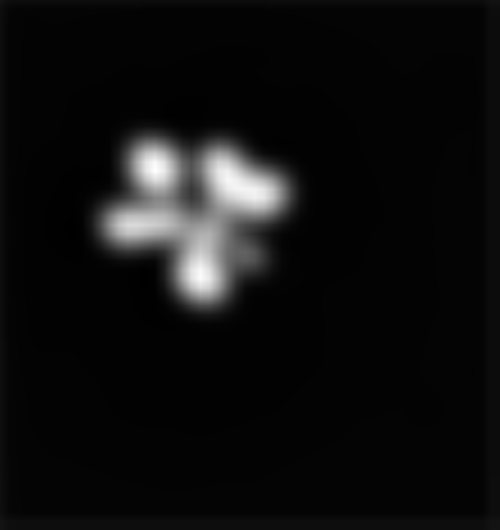
#> input picture A1_predict/output_001.png, 500 x 530 px, found by its file name
$ python crf_test_official.py
#> lines starting #> are read from the running program, lines starting #| are printed output that depends on the picture
import sys
import numpy as np
import pydensecrf.densecrf as dcrf
import matplotlib.pyplot as plt

# Get im{read,write} from somewhere.
try:
    from cv2 import imread, imwrite
except ImportError:
    # Note that, sadly, skimage unconditionally import scipy and matplotlib,
    # so you'll need them if you don't have OpenCV. But you probably have them.
    from skimage.io import imread, imsave

    imwrite = imsave
    # TODO: Use scipy instead.

from pydensecrf.utils import unary_from_labels, create_pairwise_bilateral, create_pairwise_gaussian

fn_im = "/data1/LJH/cvpppnet/A1/plant002_rgb.png"
fn_anno = "/data1/LJH/cvpppnet/A1_predict/output_001.png"
fn_output = "/data1/LJH/cvpppnet/crf_test/output.png"

##################################
### Read images and annotation ###
##################################
img = imread(fn_im)

# Convert the annotation's RGB color to a single 32-bit integer color 0xBBGGRR
anno_rgb = imread(fn_anno).astype(np.uint32)
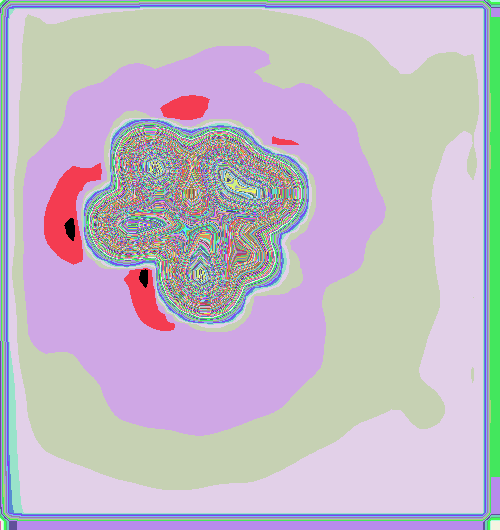
#> anno_rgb: shape (530, 500, 3) uint32; 256 distinct labels, from 0 to 255; one colour per label, 0 black
anno_lbl = anno_rgb[:, :, 0] + (anno_rgb[:, :, 1] << 8) + (anno_rgb[:, :, 2] << 16)

# Convert the 32bit integer color to 1, 2, ... labels.
# Note that all-black, i.e. the value 0 for background will stay 0.
colors, labels = np.unique(anno_lbl, return_inverse=True)
#> colors = 256 values from 0 to 16777215

# But remove the all-0 black, that won't exist in the MAP!
HAS_UNK = 0 in colors
#> HAS_UNK = True
if HAS_UNK:
    print(
        "Found a full-black pixel in annotation image, assuming it means 'unknown' label, and will thus not be present in the output!")
    print(
        "If 0 is an actual label for you, consider writing your own code, or simply giving your labels only non-zero values.")
    colors = colors[1:]
#> colors = 255 values from 65793 to 16777215
# else:
#    print("No single full-black pixel found in annotation image. Assuming there's no 'unknown' label!")

# And create a mapping back from the labels to 32bit integer colors.
colorize = np.empty((len(colors), 3), np.uint8)
#> colorize = 255 rows, first 8: [230, 84, 193], [66, 121, 85], [0, 0, 0], [0, 0, 0], [0, 0, 0], [0, 19, 0], [0, 0, 0], [0, 0, 0]
colorize[:, 0] = (colors & 0x0000FF)
colorize[:, 1] = (colors & 0x00FF00) >> 8
colorize[:, 2] = (colors & 0xFF0000) >> 16

# Compute the number of classes in the label image.
# We subtract one because the number shouldn't include the value 0 which stands
# for "unknown" or "unsure".
n_labels = len(set(labels.flat)) - int(HAS_UNK)
#> n_labels = 255
print(n_labels, " labels", (" plus \"unknown\" 0: " if HAS_UNK else ""), set(labels.flat))
#> (printed output is left out)

###########################
### Setup the CRF model ###
###########################
use_2d = False
# use_2d = True
if use_2d:
    print("Using 2D specialized functions")

    # Example using the DenseCRF2D code
    d = dcrf.DenseCRF2D(img.shape[1], img.shape[0], n_labels)

    # get unary potentials (neg log probability)
    U = unary_from_labels(labels, n_labels, gt_prob=0.7, zero_unsure=HAS_UNK)
    d.setUnaryEnergy(U)

    # This adds the color-independent term, features are the locations only.
    d.addPairwiseGaussian(sxy=(3, 3), compat=3, kernel=dcrf.DIAG_KERNEL,
                          normalization=dcrf.NORMALIZE_SYMMETRIC)

    # This adds the color-dependent term, i.e. features are (x,y,r,g,b).
    d.addPairwiseBilateral(sxy=(80, 80), srgb=(13, 13, 13), rgbim=img,
                           compat=10,
                           kernel=dcrf.DIAG_KERNEL,
                           normalization=dcrf.NORMALIZE_SYMMETRIC)
else:
    print("Using generic 2D functions")

    # Example using the DenseCRF class and the util functions
#> (the run stopped early here; a loop or call above may not have finished)

$ run again, with A1_predict/output_000.png copied over A1_predict/output_001.png
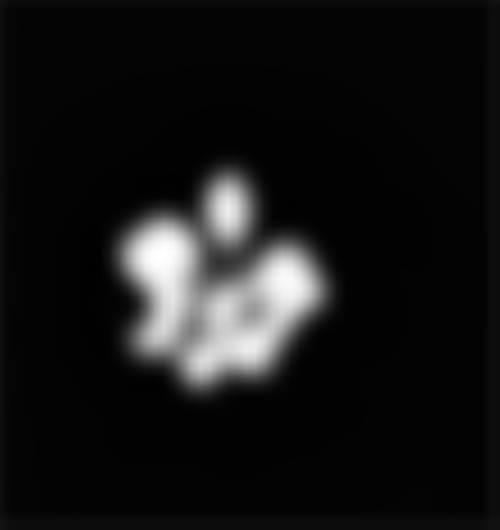
#> input picture A1_predict/output_000.png, 500 x 530 px, found by its file name
#> `anno_rgb = imread(fn_anno).astype(np.uint32)`:
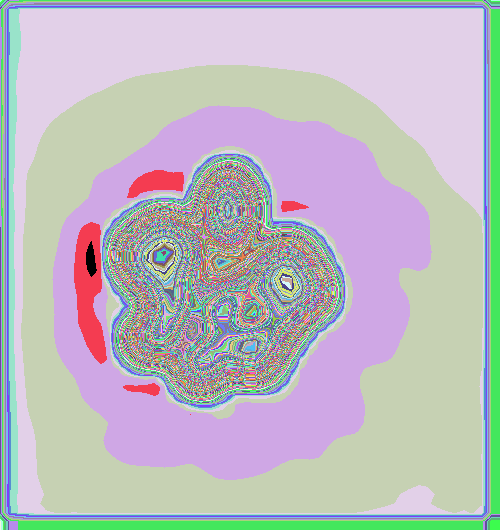
#> anno_rgb: shape (530, 500, 3) uint32; 256 distinct labels, from 0 to 255; one colour per label, 0 black
#> `colors, labels = np.unique(anno_lbl, return_inverse=True)`: colors = 256 values from 0 to 16777215
#> HAS_UNK = True
#> `colors = colors[1:]`: colors = 255 values from 65793 to 16777215
#> colorize = 255 rows, first 8: [193, 77, 193], [66, 121, 85], [0, 0, 0], [0, 0, 0], [0, 0, 0], [0, 19, 0], [0, 0, 0], [0, 0, 0]
#> n_labels = 255
#> (printed output is left out)

$ run again, with A1_predict/output_003.png copied over A1_predict/output_001.png
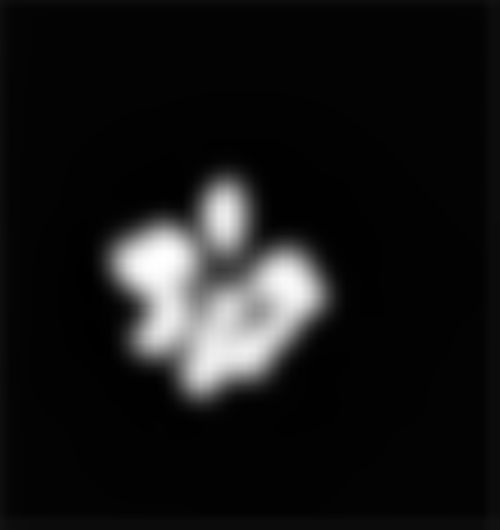
#> input picture A1_predict/output_003.png, 500 x 530 px, found by its file name
#> `anno_rgb = imread(fn_anno).astype(np.uint32)`:
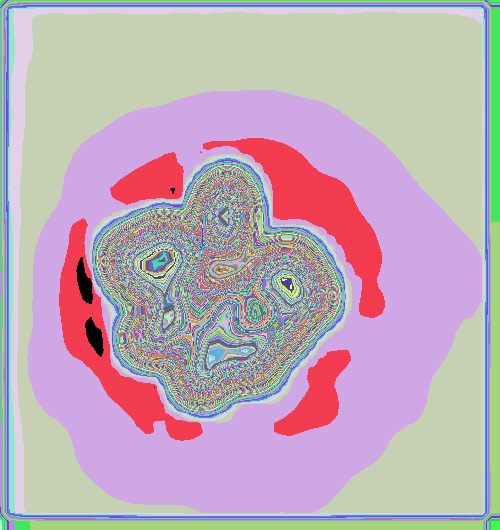
#> anno_rgb: shape (530, 500, 3) uint32; 256 distinct labels, from 0 to 255; one colour per label, 0 black
#> `colors, labels = np.unique(anno_lbl, return_inverse=True)`: colors = 256 values from 0 to 16777215
#> HAS_UNK = True
#> `colors = colors[1:]`: colors = 255 values from 65793 to 16777215
#> colorize = 255 rows, first 8: [193, 77, 193], [66, 121, 85], [0, 0, 0], [0, 0, 0], [0, 0, 0], [0, 19, 0], [0, 0, 0], [0, 0, 0]
#> n_labels = 255
#> (printed output is left out)
